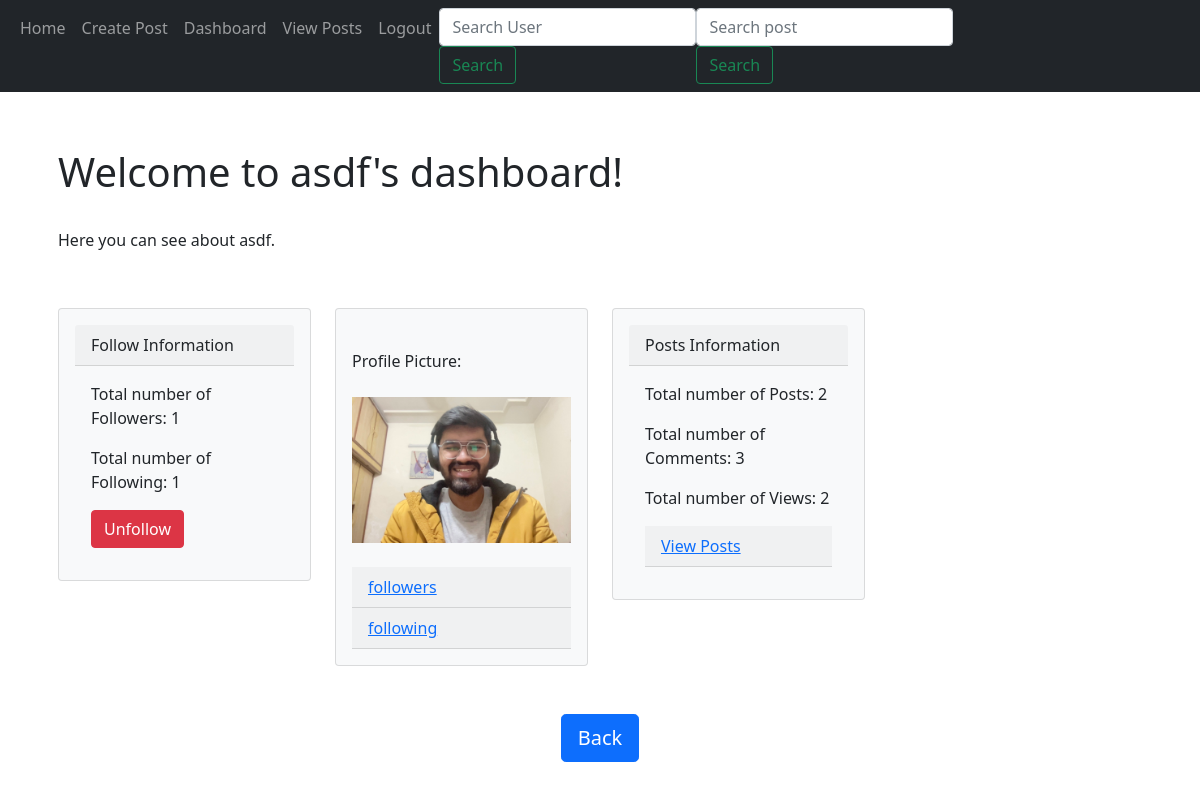
/dashboard/asdf (signed in), run on the app's committed database.
### website/__init__.py (models this page shows)
class User(db.Model, UserMixin):
    id = db.Column(db.Integer, primary_key=True)
    email = db.Column(db.String(150), unique=True)
    url = db.Column(db.String)
    username = db.Column(db.String(150), unique=True)
    password = db.Column(db.String(150))
    date_created = db.Column(db.DateTime(timezone=True), default=func.now())
    posts = db.relationship('Post', backref='user', passive_deletes=True)
    comments = db.relationship('Comment', backref='user', passive_deletes=True)
    follows = db.relationship('Follow', foreign_keys=[Follow.user_id], backref='user')
    followed = db.relationship('Follow', foreign_keys=[Follow.followed_user_id], backref='followed_user')

### website/__init__.py (the view)
@views.route("/dashboard/<username>")
@login_required
def user_dashboard(username):
    user = User.query.filter_by(username=username).first()
    following= Follow.query.filter_by(user_id=current_user.id).first()
    followings= Follow.query.filter_by(followed_user_id=user.id).first()
    if not user:
        flash('No user with that username exists.', category='error')
        return redirect(url_for('views.home'))
    if user.id==current_user.id:
        return redirect(url_for('views.dashboard'))
    posts = user.posts
    comments=user.comments
    url=user.url
    views=0
    for post in posts:
        view=post.views.count()
        views+=view
    nposts=len(posts)
    ncomments=len(comments)
    follows = Follow.query.filter_by(user_id=user.id).all()
    nfollowed=0
    for follow in follows:
        nfollowed+=1
    followers = Follow.query.filter_by(followed_user_id=user.id).all()
    nfollows=0
    for follow in followers:
        nfollows+=1
    return render_template("user_dashboard.html", user=current_user,views=views,url=url,followings=followings,following=following, Follow=Follow, username=username,nposts=nposts,ncomments=ncomments,nfollows=nfollows,nfollowed=nfollowed)

### website/__init__.py (called while the page is built)
def create_app():
    app = Flask(__name__)
    app.config['SECRET_KEY'] = "asdfghjkuytrds!@#$z5677654"
    app.config['SQLALCHEMY_DATABASE_URI'] = f'sqlite:///{DB_NAME}'
    app.config['UPLOAD_FOLDER'] = 'static'
    api= Api(app)
    api.add_resource(UserResources,'/api/user', '/api/user/<string:username>')
    api.add_resource(PostResource,'/api/post', '/api/post/<int:post_id>')
    api.add_resource(FeedResource, '/api/posts/<string:username>')
    global paath
    paath = path.join(app.root_path, 'static')
    db.init_app(app)
    app.register_blueprint(views, url_prefix="/")
    app.register_blueprint(auth, url_prefix="/")
    create_database(app)
    login_manager = LoginManager()
    login_manager.login_view = "auth.login"
    login_manager.init_app(app)
    @login_manager.user_loader
    def load_user(id):
        return User.query.get(int(id))
    return app

### website/templates/user_dashboard.html
{% extends "base.html" %} {% block title %}{{username}}'s Dashboard{% endblock %} {% block content
  %}
      <div class="container p-3 my-3" >
        <div class="row">
          <div class="col-md-9 col-sm-12">
              <br>
            <h1>Welcome to {{username}}'s dashboard!</h1>
            <br>
            <p>Here you can see about {{username}}.</p>
            <br>
            <div class="row">
              <div class="col-md-4 col-sm-6">
                <div class="card bg-light p-3 my-3">
                  <div class="card-header">Follow Information</div>
                  <div class="card-body">
                    <p class="card-text">Total number of Followers: {{nfollows}}</p>
                    <p class="card-text">Total number of Following: {{nfollowed}}</p>
                      {% if following and followings %}
                      <form method="POST" action="/follow/{{ username }}">
                        <button type="submit" class="btn btn-danger">Unfollow</button>
                      </form>
                      {% else %}
                      <form method="POST" action="/follow/{{ username }}">
                        <button type="submit" class="btn btn-primary">Follow</button>
                      </form>
                      {% endif %}
                  </div>
                </div>
              </div>
              <div class="col-md-4 col-sm-6">
                <div class="card bg-light p-3 my-3">
                  <br />
                    <label for="image">Profile Picture:</label><br>
                    {% if not url %}
                    <p class="card-text">{{username}} has no Profile Picture</p>
                    {% else %}
                    <img src="{{ url }}" class="img-fluid">
                    {% endif %}
                  <br />
                  <div class="card-header"><a href="/followers/{{username}}">followers</a></div>
                  <div class="card-header"><a href="/following/{{username}}">following</a></div>
                </div>
              </div>
              <div class="col-md-4 col-sm-6">
                  <div class="card bg-light p-3 my-3">
                    <div class="card-header">Posts Information</div>
                    <div class="card-body">
                      <p class="card-text">Total number of Posts: {{nposts}}</p>
                      <p class="card-text">Total number of Comments: {{ncomments}}</p>
                      <p class="card-text">Total number of Views: {{views}}</p>
                      <div class="card-header"><a href="/posts/{{username}}">View Posts</a></div>
                    </div>
                  </div>
                </div>
              </div>
            </div>
          </div>
        </div>
        <div align="center">
          <a href="/home"
            ><button type="button" class="btn btn-primary btn-lg">Back</button></a
          >
        </div>
  {% endblock %}

### data on the page
User: username "asdf", url (picture)

### other printed values
{{ nfollows }} "1"
{{ nfollowed }} "1"
{{ nposts }} "2"
{{ ncomments }} "3"
{{ views }} "2"
